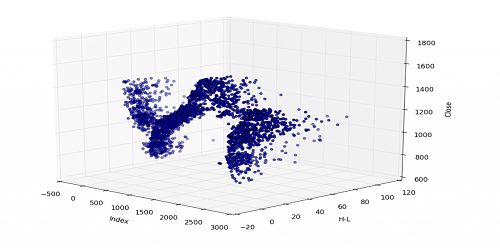
#> input picture pic1.png, 500 x 250 px
$ python openCV-arithmaticOperation.py
#> lines starting #> are read from the running program, lines starting #| are printed output that depends on the picture
# [14 lines of commented-out code are left out]

import cv2
import numpy as np

# Load two images
img1 = cv2.imread('pic1.png')
#> img1 is the input picture: shape (250, 500, 3); mean B, G, R 240.9, 235.7, 235.7
img2 = cv2.imread('pic2.png')
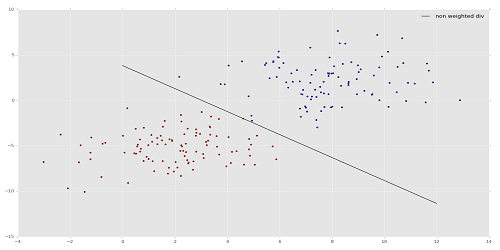
#> input picture pic2.png, 500 x 250 px
#> img2 is the input picture: shape (250, 500, 3); mean B, G, R 231.8, 231.6, 231.8

# I want to put logo on top-left corner, So I create a ROI
rows,cols,channels = img2.shape
#> rows = 250; cols = 500; channels = 3
roi = img1[0:rows, 0:cols ]

#roi: region of image

# Now create a mask of logo and create its inverse mask
img2gray = cv2.cvtColor(img2,cv2.COLOR_BGR2GRAY)

# add a threshold
ret, mask = cv2.threshold(img2gray, 220, 255, cv2.THRESH_BINARY_INV)
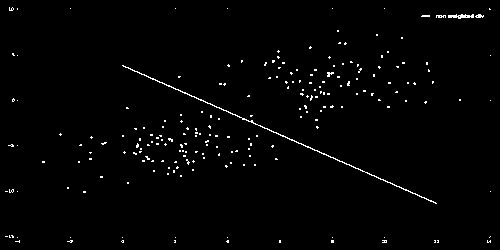
#> mask: shape (250, 500); 1.4% white in thin lines or dots

cv2.imshow('mask',mask)

mask_inv = cv2.bitwise_not(mask)
#> mask_inv: shape (250, 500); 98.6% white; black in thin lines or dots

# Now black-out the area of logo in ROI
img1_bg = cv2.bitwise_and(roi,roi,mask = mask_inv)
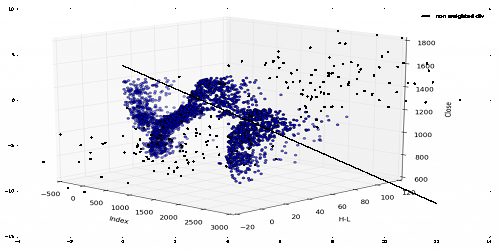
#> img1_bg: shape (250, 500, 3); mean B, G, R 237.7, 232.8, 232.8

# Take only region of logo from logo image.
img2_fg = cv2.bitwise_and(img2,img2,mask = mask)

dst = cv2.add(img1_bg,img2_fg)
img1[0:rows, 0:cols ] = dst

cv2.imshow('res',img1)
cv2.waitKey(0)
cv2.destroyAllWindows()
